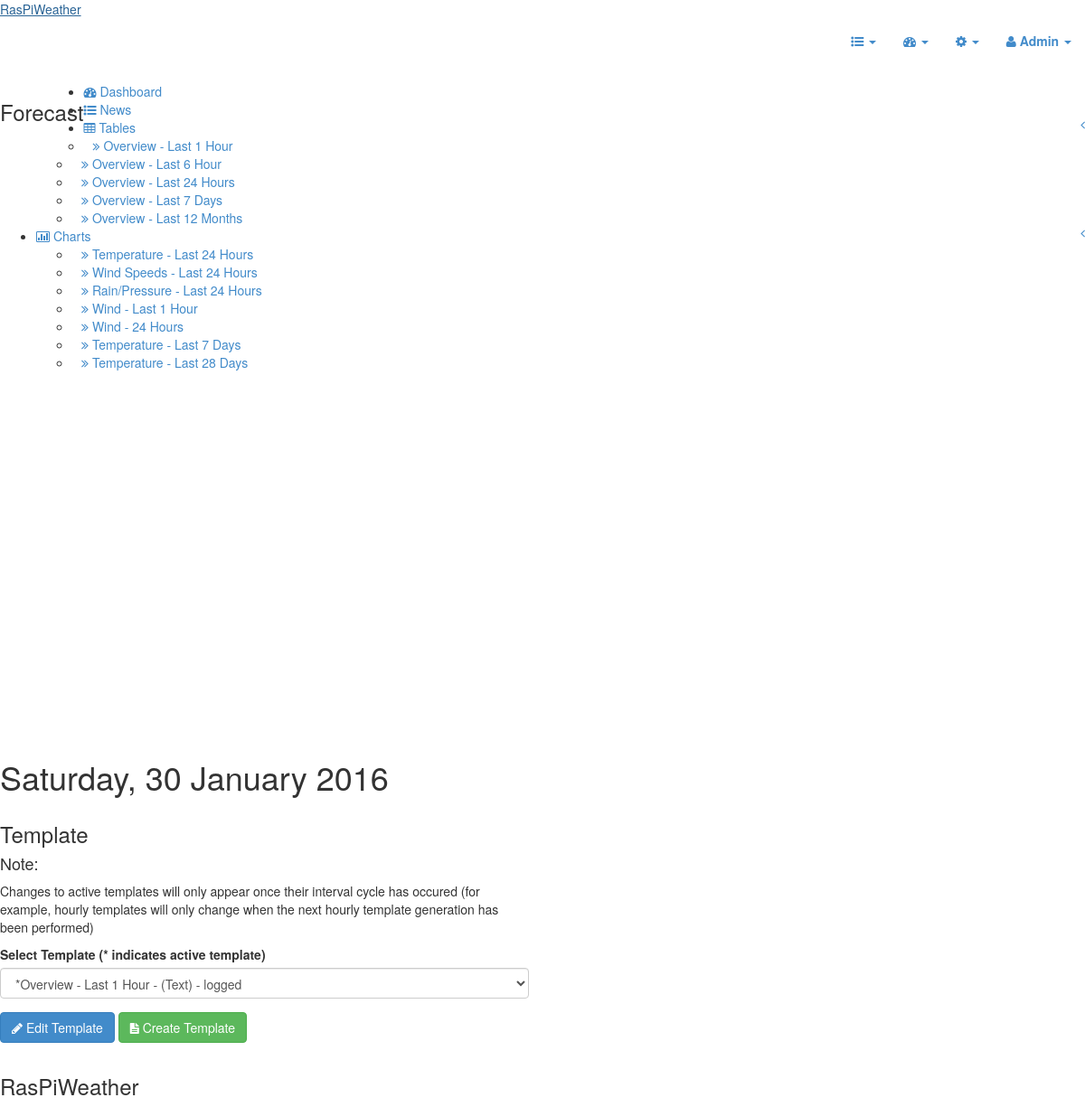
Page /?action=admin&page=template (signed in) on the committed database.
### tables this page shows
CREATE TABLE IF NOT EXISTS `templates` (
  `id` int(10) unsigned NOT NULL AUTO_INCREMENT,
  `interval` varchar(255) NOT NULL,
  `name` varchar(255) NOT NULL,
  `type` tinyint(1) NOT NULL DEFAULT '0',
  `file` varchar(255) NOT NULL,
  `active` tinyint(1) NOT NULL DEFAULT '0',
  `chart` tinyint(1) NOT NULL DEFAULT '0',
  `template_order` int(255) NOT NULL DEFAULT '1',
  PRIMARY KEY (`id`)
);

### public_html/pages/admin/template/default.php (the view, shortened to what this page needs)
<?php
if(isset($_SESSION['user_id'])) {
?>
<div class="row">
  <div class="col-md-6">
    <div class="box box-solid box-primary">
      <div class="box-header">
        <h3 class="box-title">Template</h3>
      </div>
      <div class="box-body">
        <form role="form" method="post" action="index.php?action=admin&page=edit_template&method=edit">
            <div class="callout callout-warning">
              <h4>Note:</h4>
              <p>Changes to active templates will only appear once their interval cycle has occured (for example, hourly templates will only change when the next hourly template generation has been performed)</p>
            </div>
          <div class="form-group">
            <label>Select Template (* indicates active template)</label>
            <select class="form-control" name="templates">
              <?php
                $con=mysqli_connect($database['host'],$database['user'],$database['pass'],$database['name']);
                $result = mysqli_query($con,"SELECT * FROM templates");
                $template_arr = array();
                while($row = mysqli_fetch_array($result))
                  { array_push($template_arr, array($row['id'], $row['name'], $row['interval'], $row['type'], $row['active'])); }
                for ($b = 0; $b <= count($template_arr) - 1; $b++) {
                  if ($template_arr[$b][3]==1) {
                    $template_type = "(Twitter)";
                  }
                  elseif ($template_arr[$b][3]==2) {
                    $template_type = "(Chart)";
                  }
                  elseif ($template_arr[$b][3]==3) {
                    $template_type = "(Other)";
                  } else {
                    $template_type = "(Text)";
                  }
                  if ($template_arr[$b][4]==1) {
                    $active = "*";
                  } else {
                    $active = "";
                  }
                  echo "<option value='".$template_arr[$b][0]."'>".$active.$template_arr[$b][1]." - ".$template_type." - ".$template_arr[$b][2]."</option>".PHP_EOL;
                }
              ?>
            </select>
          </div>
          <div class="form-group">
            <button type="submit" class="btn btn-primary" name="submit"><i class="fa fa-pencil"></i> Edit Template</button>
            <a href="?action=admin&page=edit_template" class="btn btn-success"><i class="fa fa-file-text"></i> Create Template</a>
          </div>
        </form>
      </div>
    </div>
  </div>
</div>
<?php
} else {
echo '<META HTTP-EQUIV="Refresh" Content="0; URL=index.php?action=pages&page=login">';
}
?>

### public_html/sidebar.php
<ul class="sidebar-menu<?php if (!isset($_GET['page'])) { echo " active"; }?>">
  <li>
    <a href="/">
    <i class="fa fa-dashboard"></i> <span>Dashboard</span>
    </a>
  </li>
  <li>
    <a href="?action=pages&page=news">
    <i class="fa fa-list-ul"></i> <span>News</span>
    </a>
  </li>
  <li class="treeview<?php if (isset($_GET['page'])) { if ($_GET['page']=='table') { echo " active"; }}?>">
    <a href="#">
    <i class="fa fa-table"></i>
    <span>Tables</span>
    <i class="fa fa-angle-left pull-right"></i>
    </a>
    <ul class="treeview-menu">
      <?php
if ($remote['is_remote'] != True) {
      $dbh = new PDO("mysql:host=".$database['host'].";dbname=".$database['name'], $database['user'], $database['pass']);
      $dbh->setAttribute(PDO::ATTR_ERRMODE, PDO::ERRMODE_EXCEPTION);
      $stmt = $dbh->prepare("SELECT * FROM templates WHERE `active`=1 AND `type`=0 ORDER BY `template_order`");
      $stmt->execute();
      $table_array = $stmt->fetchAll();
} else {
	$contents = file_get_contents($settings_array['local_files']."/site_data.json", true);
	$contents = json_decode($contents, true);
	$table_array = $contents['tables'];
}
      for ($b = 0; $b <= count($table_array) - 1; $b++) {
        echo "<li><a href='?action=pages&page=table&id=".$table_array[$b]['id']."'><i class='fa fa-angle-double-right'></i> ".$table_array[$b]['name']."</a></li>".PHP_EOL;
      }
      ?>
    </ul>
  </li>
  <li class="treeview<?php if (isset($_GET['page'])) { if ($_GET['page']=='graph') { echo " active"; }}?>">
    <a href="#">
    <i class="fa fa-bar-chart-o"></i>
    <span>Charts</span>
    <i class="fa fa-angle-left pull-right"></i>
    </a>
    <ul class="treeview-menu">
      <?php
if ($remote['is_remote'] != True) {
      $dbh = new PDO("mysql:host=".$database['host'].";dbname=".$database['name'], $database['user'], $database['pass']);
      $dbh->setAttribute(PDO::ATTR_ERRMODE, PDO::ERRMODE_EXCEPTION);
      $stmt = $dbh->prepare("SELECT * FROM templates WHERE `active`=1 AND `type`=2 ORDER BY `template_order`");
      $stmt->execute();
      $graph_array = $stmt->fetchAll();
} else {
	$contents = file_get_contents($settings_array['local_files']."/site_data.json", true);
	$contents = json_decode($contents, true);
	$graph_array = $contents['charts'];
}
      for ($b = 0; $b <= count($graph_array) - 1; $b++) {
        echo "<li><a href='?action=pages&page=graph&id=".$graph_array[$b]['id']."'><i class='fa fa-angle-double-right'></i> ".$graph_array[$b]['name']."</a></li>".PHP_EOL;
      }
      ?>
    </ul>
  </li>
</ul>

### rows in the picture
templates: name "Overview - Last 1 Hour"
templates: name "Overview - Last 6 Hour"
templates: name "Overview - Last 24 Hours"
templates: name "Overview - Last 7 Days"
templates: name "Overview - Last 12 Months"
templates: name "Temperature - Last 24 Hours"
templates: name "Wind Speeds - Last 24 Hours"
templates: name "Rain/Pressure - Last 24 Hours"
templates: name "Wind - Last 1 Hour"
templates: name "Wind - 24 Hours"
templates: name "Temperature - Last 7 Days"
templates: name "Temperature - Last 28 Days"

### other values in the picture
$site_array['site_name'] "RasPiWeather"
$_SESSION['user_name'] "Admin"
form field templates "*Overview - Last 1 Hour - (Text) - logged"
